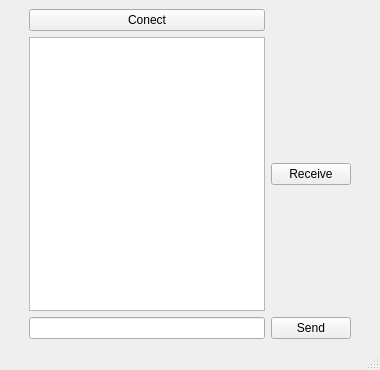
<?xml version="1.0" encoding="UTF-8"?>
<ui version="4.0">
 <class>ClientWindow</class>
 <widget class="QMainWindow" name="ClientWindow">
  <property name="geometry">
   <rect>
    <x>0</x>
    <y>0</y>
    <width>380</width>
    <height>370</height>
   </rect>
  </property>
  <property name="windowTitle">
   <string>Cliente</string>
  </property>
  <property name="iconSize">
   <size>
    <width>0</width>
    <height>0</height>
   </size>
  </property>
  <widget class="QWidget" name="centralwidget">
   <layout class="QGridLayout" name="gridLayout">
    <item row="1" column="0">
     <spacer name="verticalSpacer">
      <property name="orientation">
       <enum>Qt::Vertical</enum>
      </property>
      <property name="sizeHint" stdset="0">
       <size>
        <width>20</width>
        <height>40</height>
       </size>
      </property>
     </spacer>
    </item>
    <item row="1" column="3">
     <spacer name="verticalSpacer_2">
      <property name="orientation">
       <enum>Qt::Vertical</enum>
      </property>
      <property name="sizeHint" stdset="0">
       <size>
        <width>20</width>
        <height>40</height>
       </size>
      </property>
     </spacer>
    </item>
    <item row="2" column="1">
     <widget class="QLineEdit" name="txf_send"/>
    </item>
    <item row="1" column="1">
     <widget class="QTextEdit" name="txf_receive">
      <property name="readOnly">
       <bool>true</bool>
      </property>
     </widget>
    </item>
    <item row="1" column="2">
     <widget class="QPushButton" name="btn_receive">
      <property name="text">
       <string>Receive</string>
      </property>
     </widget>
    </item>
    <item row="0" column="1">
     <widget class="QPushButton" name="btn_conect">
      <property name="text">
       <string>Conect</string>
      </property>
     </widget>
    </item>
    <item row="2" column="2">
     <widget class="QPushButton" name="btn_send">
      <property name="text">
       <string>Send</string>
      </property>
     </widget>
    </item>
    <item row="0" column="2">
     <spacer name="horizontalSpacer">
      <property name="orientation">
       <enum>Qt::Horizontal</enum>
      </property>
      <property name="sizeHint" stdset="0">
       <size>
        <width>40</width>
        <height>20</height>
       </size>
      </property>
     </spacer>
    </item>
   </layout>
  </widget>
  <widget class="QStatusBar" name="statusbar"/>
 </widget>
 <resources/>
 <connections/>
</ui>
